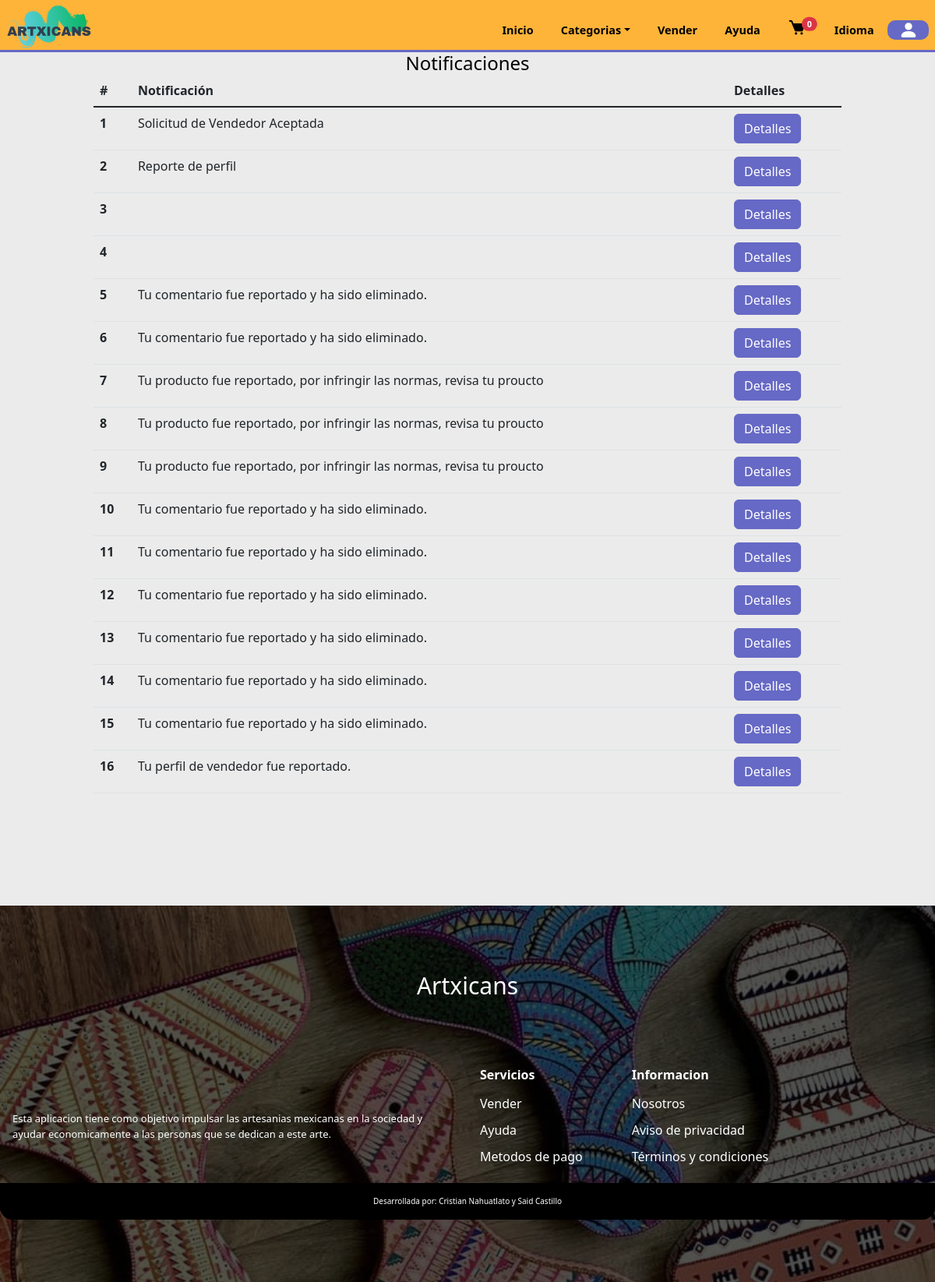
The app's page /notifications.php (signed in), older data.
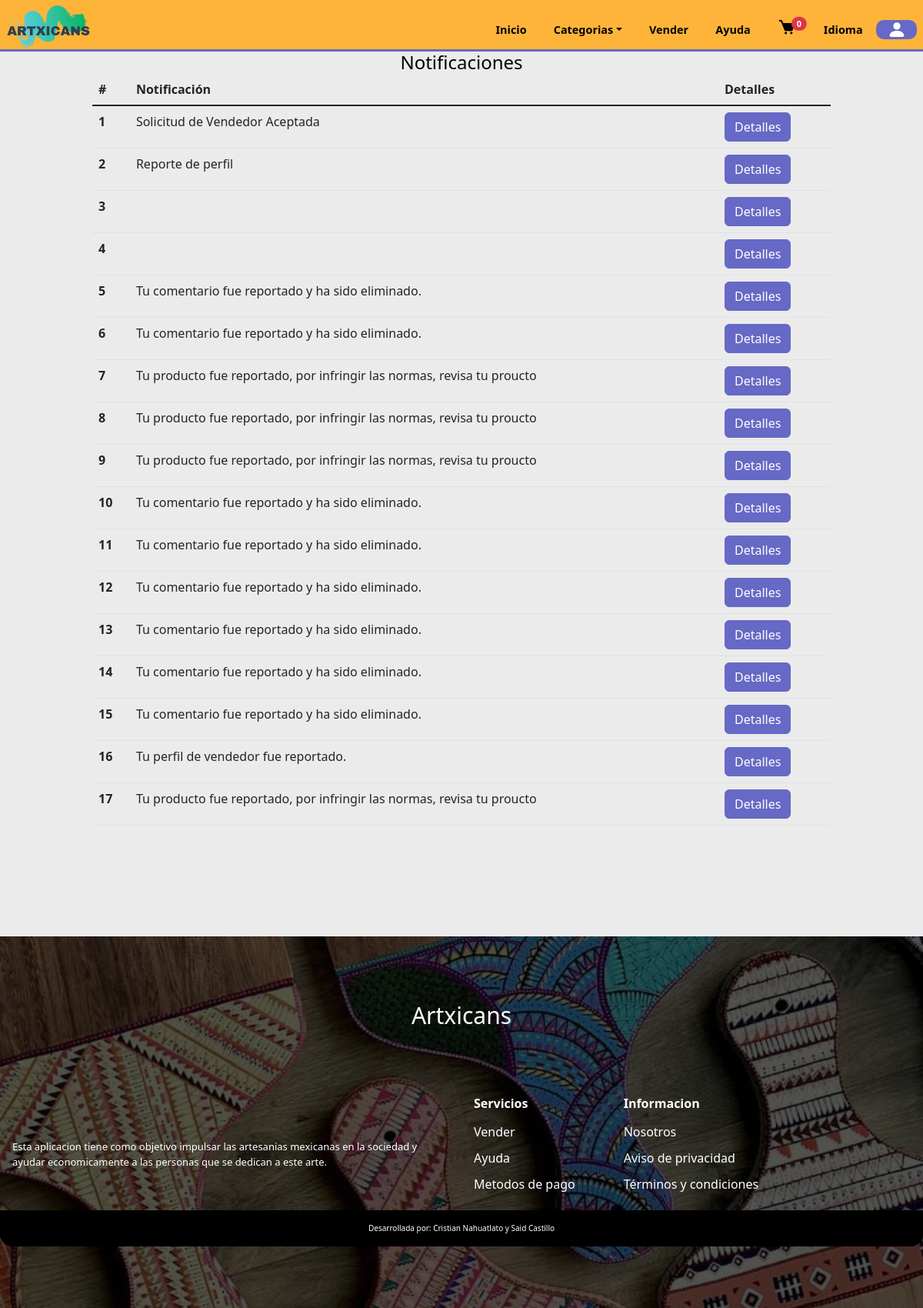
The same page, newer data.
### tables this page shows
CREATE TABLE `notifications` (
  `id_notif` int(11) NOT NULL,
  `notification` varchar(150) NOT NULL,
  `ID_registro` int(11) DEFAULT NULL
);

### notifications.php (the view, shortened to what this page needs)
<?php
    include('./global/conexion.php');
    include('./templates/cabecera.php');
?>
    <section class="notifications">
        <h2 align="center">Notificaciones</h2>
        <div class="table-notifications table-responsive">
        <table class="table">
  <thead>
    <tr>
      <th scope="col">#</th>
      <th scope="col">Notificación</th>
      <th scope="col">Detalles</th>
    </tr>
  </thead>
  <tbody class="table-group-divider">
    <?php
        $id_user = $_SESSION['id'];
        $query = mysqli_query($conn,"SELECT * FROM notifications WHERE ID_registro = $id_user");
        while($data = mysqli_fetch_array($query)){
   ?>
    <tr>
       <?php
        foreach ($query as $key => $value){
           if(!isset($counter))
           {
               $counter = 0;
           }
           $counter++;
        ?>
      <th scope="row"><?php
      echo $counter; ?> </th>
      <td><?php echo $value['notification']?></td>
      <td><button type="button" class="btn btn-info">Detalles</button></td>
    </tr>
    <?php }}?>
  </tbody>
</table>
        </div>
    </section>
<?php
    include('./templates/pie.php');
?>

Row changes from the older to the newer data that the page shows:
added notifications: counter "17", notification "Tu producto fue reportado, por infringir las normas, revisa tu proucto"
